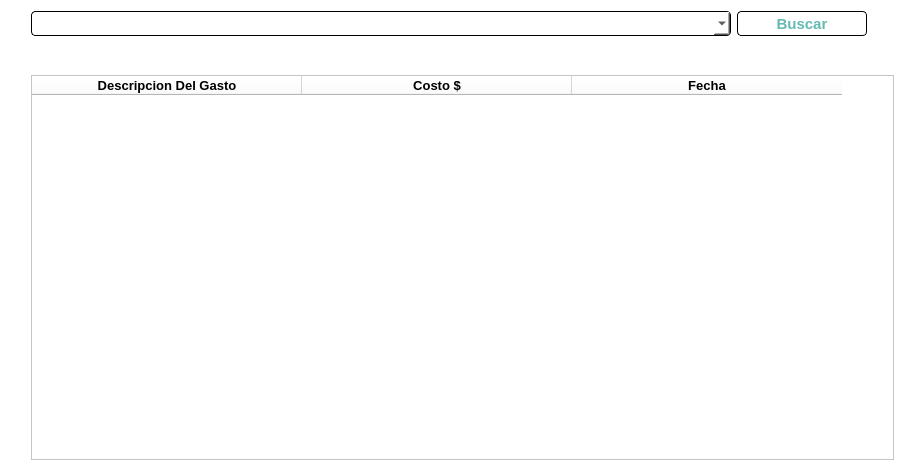
<?xml version="1.0" encoding="UTF-8"?>
<ui version="4.0">
 <class>Dialog</class>
 <widget class="QDialog" name="Dialog">
  <property name="geometry">
   <rect>
    <x>0</x>
    <y>0</y>
    <width>905</width>
    <height>471</height>
   </rect>
  </property>
  <property name="font">
   <font>
    <family>Arial</family>
    <pointsize>12</pointsize>
    <weight>9</weight>
    <italic>false</italic>
    <bold>false</bold>
   </font>
  </property>
  <property name="windowTitle">
   <string>Mostrar Gastos</string>
  </property>
  <property name="windowIcon">
   <iconset>
    <normaloff>Imagenes/Mostrar.png</normaloff>Imagenes/Mostrar.png</iconset>
  </property>
  <property name="styleSheet">
   <string notr="true">QDialog{
background-color: rgb(255, 255, 255);
font: 75 12pt &quot;Arial&quot;;
}


QLabel{
    display: block;
    font: 15px Arial, Helvetica, sans-serif;
    margin-bottom: 15px;
}

QPushButton#pushButton_Aceptar{
background-color: white;
color: rgb(0, 186, 0)
}

QPushButton#pushButton_Aceptar:hover{
color:white;
background-color: rgb(0, 184, 0);
}

QPushButton#pushButton_Ingresar{
background-color: white;
color:rgb(100, 186, 177);
}

QPushButton#pushButton_Ingresar:hover{
color:white;
background-color: rgb(100, 186, 177);
}

QPushButton#pushButton_Buscar{
background-color: white;
color:rgb(100, 186, 177);
}

QPushButton#pushButton_Buscar:hover{
color:white;
background-color: rgb(100, 186, 177);
}

QPushButton#pushButton_Cancelar{
background-color: white;
color: rgb(186, 0, 0);
}

QPushButton#pushButton_Cancelar:hover{
background-color: rgb(186, 0, 0);
color: white;
}

QComboBox{
	border: 1px solid Black;
	background-color: #fff;
	border-radius: 4px;
}

QWidget{
background-color: rgb(255, 255, 255);
}


QLineEdit{
border: 1px solid Black;
background-color: rgb(255, 255, 255);
border-radius: 3px;
}

</string>
  </property>
  <property name="modal">
   <bool>false</bool>
  </property>
  <layout class="QGridLayout" name="gridLayout">
   <item row="0" column="1">
    <widget class="QComboBox" name="comboBox">
     <property name="enabled">
      <bool>true</bool>
     </property>
     <property name="minimumSize">
      <size>
       <width>700</width>
       <height>25</height>
      </size>
     </property>
     <property name="maximumSize">
      <size>
       <width>16777215</width>
       <height>25</height>
      </size>
     </property>
     <property name="styleSheet">
      <string notr="true"/>
     </property>
     <property name="editable">
      <bool>true</bool>
     </property>
     <property name="duplicatesEnabled">
      <bool>true</bool>
     </property>
    </widget>
   </item>
   <item row="1" column="2">
    <widget class="QPushButton" name="pushButton_Eliminar">
     <property name="font">
      <font>
       <pointsize>11</pointsize>
       <weight>75</weight>
       <bold>true</bold>
      </font>
     </property>
     <property name="styleSheet">
      <string notr="true"/>
     </property>
     <property name="text">
      <string/>
     </property>
     <property name="icon">
      <iconset>
       <normaloff>imagenes/iconos/Elimi.png</normaloff>imagenes/iconos/Elimi.png</iconset>
     </property>
     <property name="iconSize">
      <size>
       <width>25</width>
       <height>25</height>
      </size>
     </property>
     <property name="flat">
      <bool>true</bool>
     </property>
    </widget>
   </item>
   <item row="0" column="0" rowspan="3">
    <spacer name="verticalSpacer">
     <property name="orientation">
      <enum>Qt::Vertical</enum>
     </property>
     <property name="sizeHint" stdset="0">
      <size>
       <width>20</width>
       <height>40</height>
      </size>
     </property>
    </spacer>
   </item>
   <item row="1" column="3">
    <widget class="QPushButton" name="pushButton_Modificar">
     <property name="text">
      <string/>
     </property>
     <property name="icon">
      <iconset>
       <normaloff>imagenes/iconos/E.png</normaloff>imagenes/iconos/E.png</iconset>
     </property>
     <property name="iconSize">
      <size>
       <width>25</width>
       <height>25</height>
      </size>
     </property>
     <property name="flat">
      <bool>true</bool>
     </property>
    </widget>
   </item>
   <item row="0" column="2" colspan="2">
    <widget class="QPushButton" name="pushButton_Buscar">
     <property name="minimumSize">
      <size>
       <width>100</width>
       <height>25</height>
      </size>
     </property>
     <property name="maximumSize">
      <size>
       <width>130</width>
       <height>30</height>
      </size>
     </property>
     <property name="font">
      <font>
       <pointsize>11</pointsize>
       <weight>75</weight>
       <bold>true</bold>
      </font>
     </property>
     <property name="styleSheet">
      <string notr="true">QPushButton{
	border: 1px solid Black;
	background-color: #fff;
	border-radius: 4px;
}</string>
     </property>
     <property name="text">
      <string>Buscar</string>
     </property>
     <property name="icon">
      <iconset>
       <normaloff>Imagenes/Buscar.png</normaloff>Imagenes/Buscar.png</iconset>
     </property>
     <property name="iconSize">
      <size>
       <width>20</width>
       <height>20</height>
      </size>
     </property>
    </widget>
   </item>
   <item row="2" column="1" colspan="3">
    <widget class="QTableWidget" name="tableWidget">
     <property name="enabled">
      <bool>true</bool>
     </property>
     <property name="editTriggers">
      <set>QAbstractItemView::NoEditTriggers</set>
     </property>
     <property name="selectionBehavior">
      <enum>QAbstractItemView::SelectRows</enum>
     </property>
     <attribute name="horizontalHeaderDefaultSectionSize">
      <number>270</number>
     </attribute>
     <column>
      <property name="text">
       <string>Descripcion Del Gasto</string>
      </property>
      <property name="font">
       <font>
        <pointsize>10</pointsize>
        <weight>75</weight>
        <bold>true</bold>
       </font>
      </property>
     </column>
     <column>
      <property name="text">
       <string>Costo $</string>
      </property>
      <property name="font">
       <font>
        <pointsize>10</pointsize>
        <weight>75</weight>
        <bold>true</bold>
       </font>
      </property>
     </column>
     <column>
      <property name="text">
       <string>Fecha</string>
      </property>
      <property name="font">
       <font>
        <pointsize>10</pointsize>
        <weight>75</weight>
        <bold>true</bold>
       </font>
      </property>
     </column>
    </widget>
   </item>
  </layout>
 </widget>
 <tabstops>
  <tabstop>comboBox</tabstop>
  <tabstop>pushButton_Buscar</tabstop>
  <tabstop>tableWidget</tabstop>
 </tabstops>
 <resources/>
 <connections/>
</ui>
